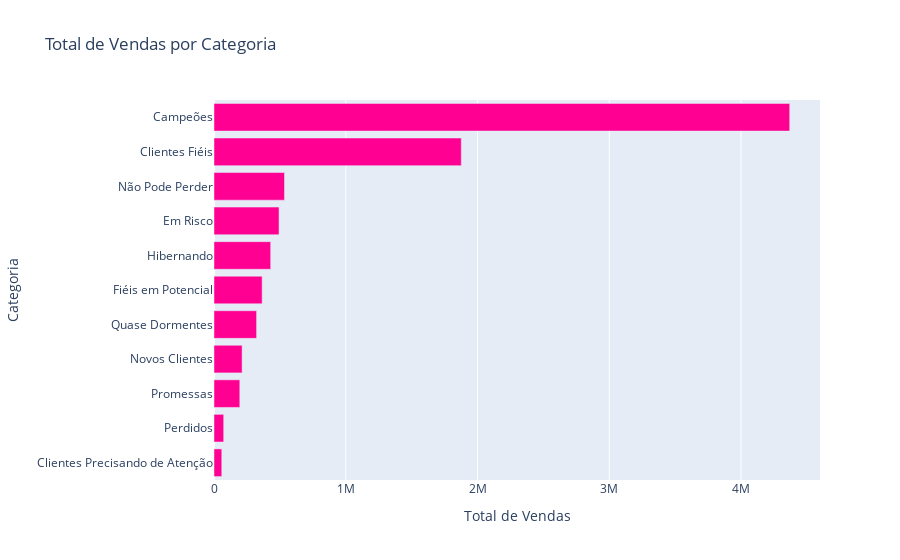

This figure's notebook cell:
### Code cell
montante = df_rfm.groupby(['Categoria'],as_index=False)['Monetario'].sum()
montante.rename(columns={'Monetario':'Total de Vendas'}, inplace=True)
montante.sort_values(by='Total de Vendas', ascending=True, inplace=True)

fig = px.bar(montante,
             x="Total de Vendas",
             y="Categoria",
             title="Total de Vendas por Categoria",
             orientation='h',
            color_discrete_sequence=[
                  px.colors.qualitative.Light24[16]])
fig.show()

### Figure 1 — Plotly figure (JSON) as saved in the notebook; plotly's stock layout.template omitted (floating-point values rounded to 4 significant figures)
{"data": [{"alignmentgroup": "True", "hovertemplate": "Total de Vendas=%{x}<br>Categoria=%{y}<extra></extra>", "legendgroup": "", "marker": {"color": "#FF0092", "pattern": {"shape": ""}}, "name": "", "offsetgroup": "", "orientation": "h", "showlegend": false, "textposition": "auto", "type": "bar", "x": [59080.0, 73560.0, 195900.0, 213300.0, 323300.0, 365400.0, 430200.0, 493600.0, 535100.0, 1877000.0, 4370000.0], "xaxis": "x", "y": ["Clientes Precisando de Atenção", "Perdidos", "Promessas", "Novos Clientes", "Quase Dormentes", "Fiéis em Potencial", "Hibernando", "Em Risco", "Não Pode Perder", "Clientes Fiéis", "Campeões"], "yaxis": "y"}], "layout": {"barmode": "relative", "legend": {"tracegroupgap": 0}, "title": {"text": "Total de Vendas por Categoria"}, "xaxis": {"anchor": "y", "domain": [0, 1], "title": {"text": "Total de Vendas"}}, "yaxis": {"anchor": "x", "domain": [0, 1], "title": {"text": "Categoria"}}}}
